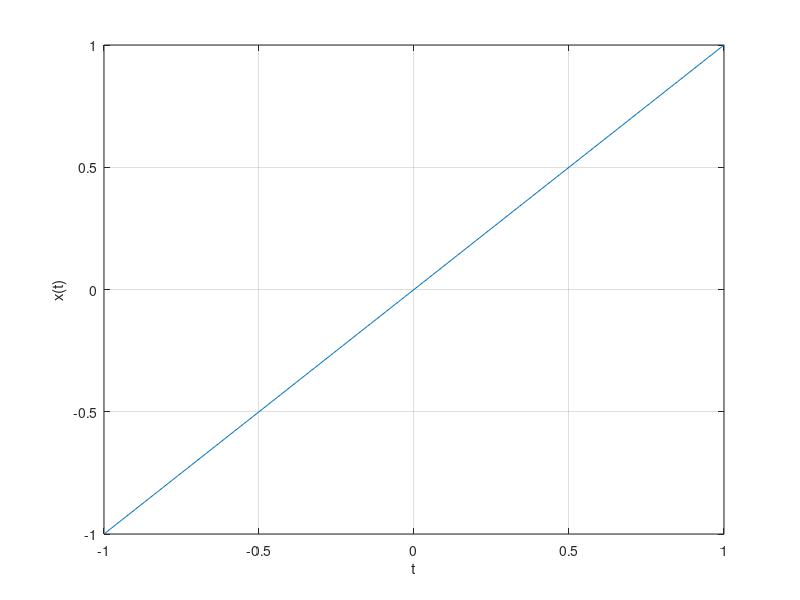
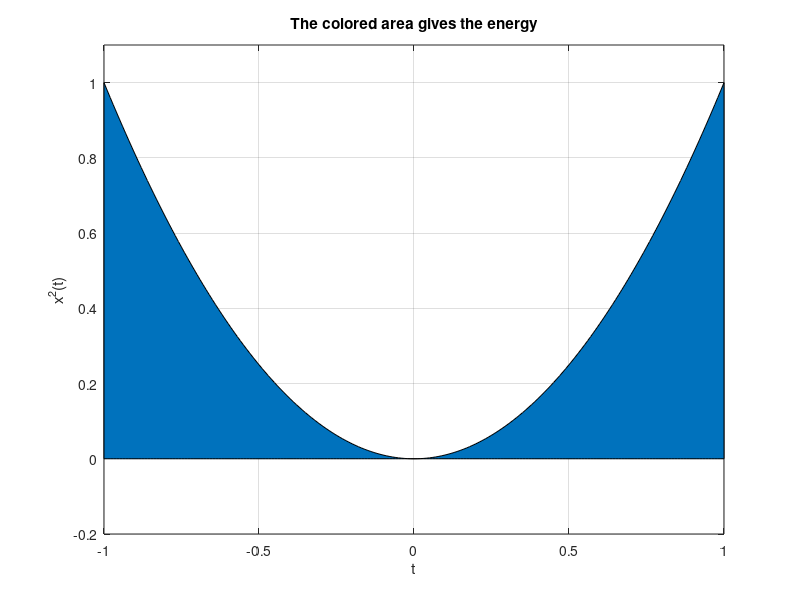

Reproduce these figures in MATLAB, in order.
%signal, start of energy calculations
%Anders Gjendemsjo 2003
%gjendems@tele.ntnu.no


t=-1:.01:1;
x=t; %just for the look of it...
figure(1);
plot(t,x);
grid;
xlabel('t');
ylabel('x(t)');

figure(2);
area(t,x.^2);
xlabel('t');
ylabel('x^2(t)');
title('The colored area gives the energy')
axis([-1 1 -.2 1.1]);
grid;
%applyhatch(figure(2),'/'); %applyhatch need to be downloaded.
% from www.mathworks.com, search for hatced fill pattern.
